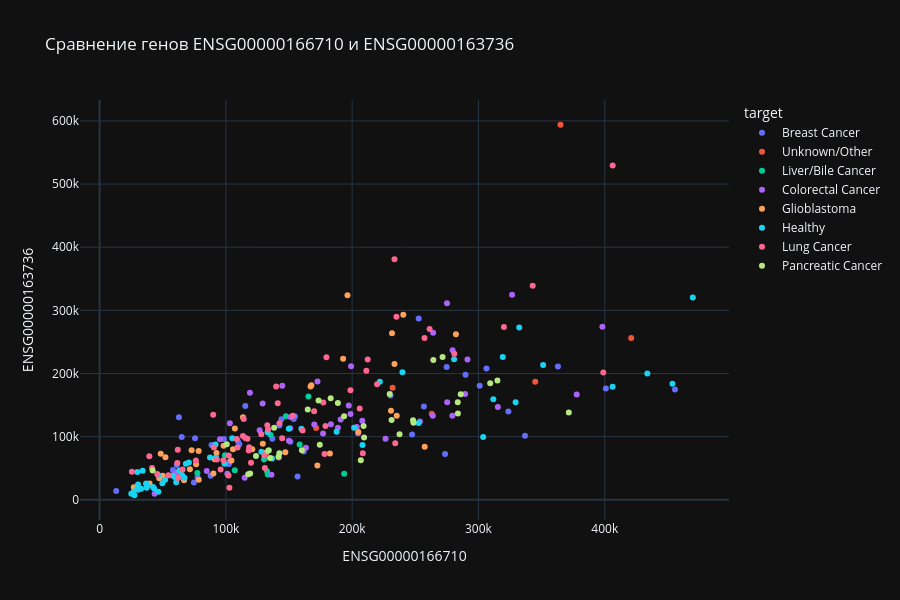

The code cell stored with this chart in its notebook:
### Code cell
# составляем интерактивную карту рассеивания по двум генам, где, если навести на точку курсор покажется индекс пациента ( Scatter Plot)

px.scatter(
    data_frame = df_gen,
    x = df_gen.columns[0],
    y = df_gen.columns[1],
    color= 'target',
    width = 900,
    height = 600,
    title= f"Сравнение генов {df_gen.columns[0]} и {df_gen.columns[1]}",
    template='plotly_dark',
    opacity= 1 #Прозрачность строчек
)

# точки схоже идут по диагонали вверх, что в теории может указывать на их взаимосвязь (ко-экспрессированы)
# типы рака перекрывают друг друга, следовательно только по этим двум генам практически невозможно идентифицировать болезнь, здоровые гены также не выделены в отдельный кластер
# с увеличением экспрессии увеличечивается дисперсия этих генов  
# есть несколько ыбросов с высокими значениями экспрессии генов
